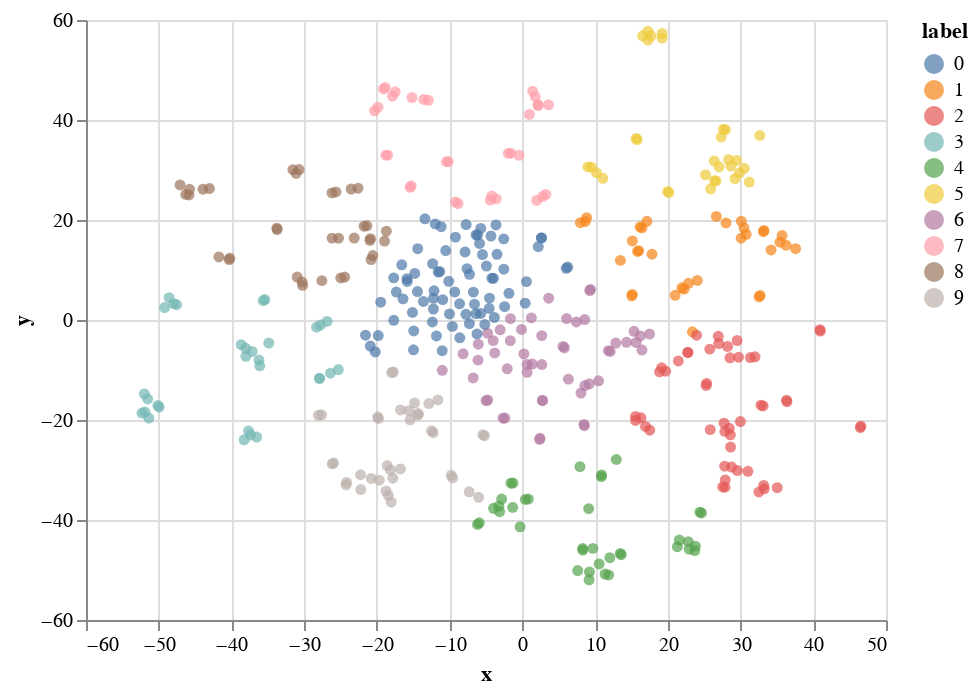

Notebook source saved alongside this figure:
### Code cell


### Figure 1 — Vega-Lite specification as saved in the notebook (floating-point values rounded to 4 significant figures; data arrays with more than 128 entries replaced by an {"elided": "..."} marker saying what was removed)
{"config": {"view": {"continuousWidth": 400, "continuousHeight": 300}}, "data": {"name": "data-c23979a6969c3d9c3b72252df5a2e8d2"}, "mark": {"type": "circle", "opacity": 0.7}, "encoding": {"color": {"type": "nominal", "field": "label"}, "x": {"type": "quantitative", "field": "x"}, "y": {"type": "quantitative", "field": "y"}}, "$schema": "https://vega.github.io/schema/vega-lite/v4.0.2.json", "datasets": {"data-c23979a6969c3d9c3b72252df5a2e8d2": {"elided": "415 records"}}}
